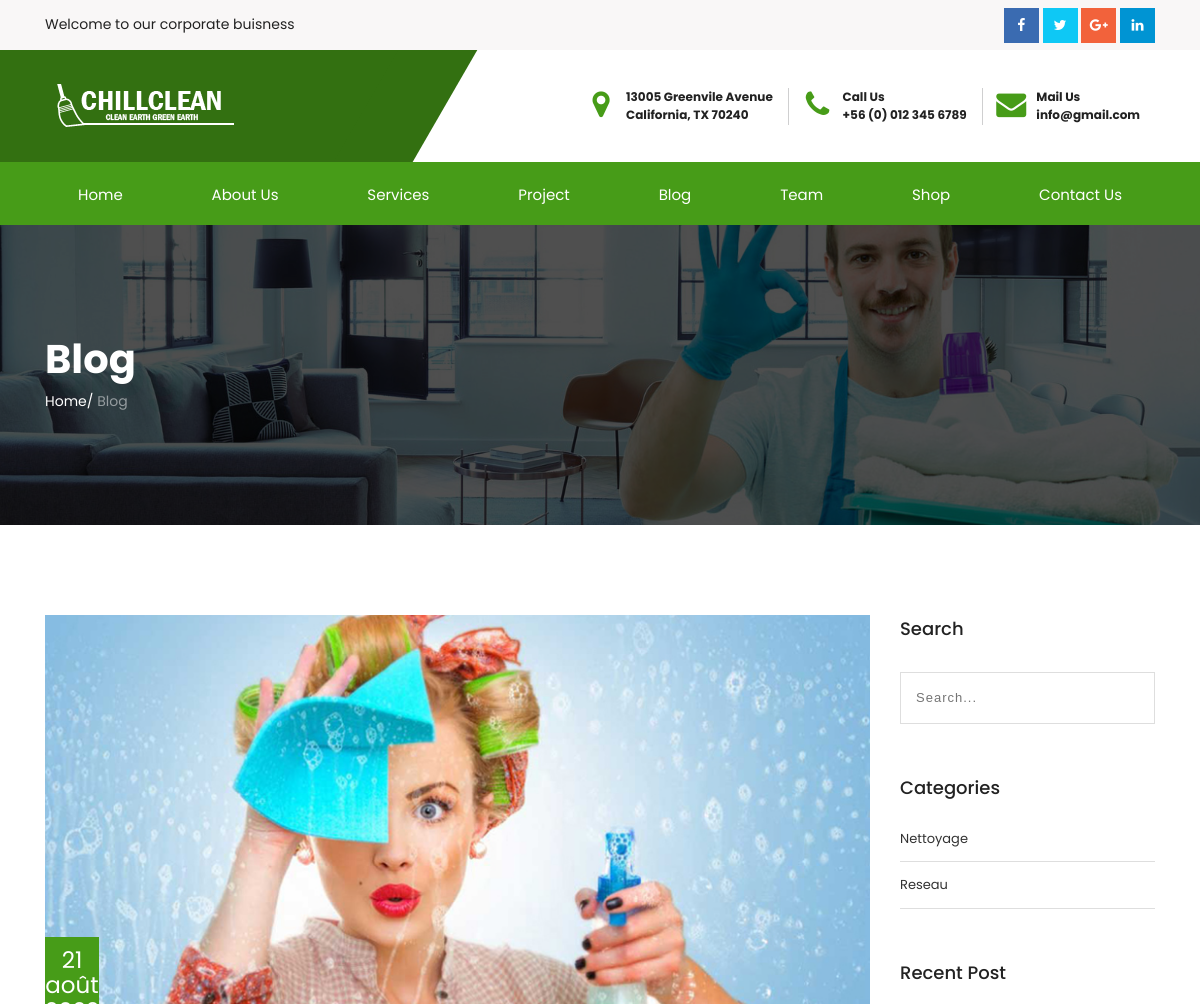
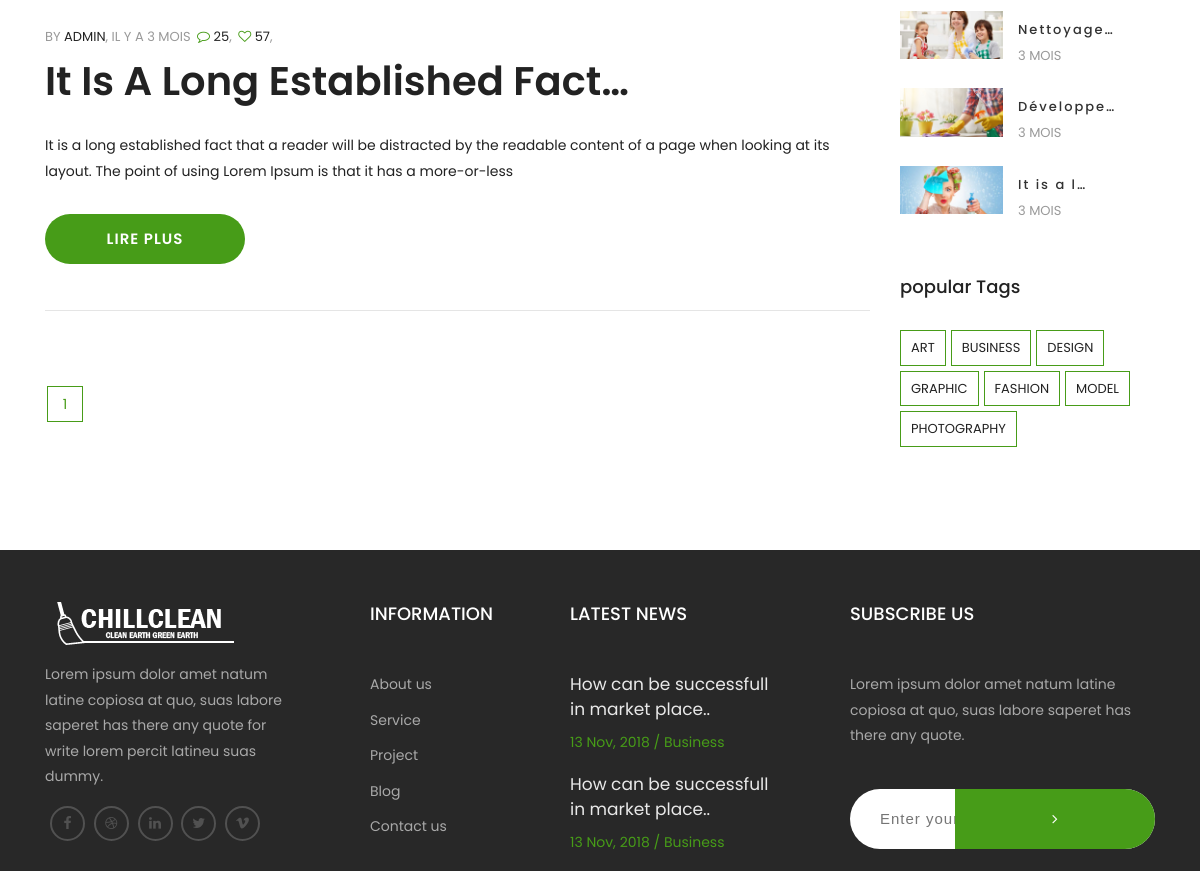
Screenshot of /blog/122ec649-400c-48f9-94a3-d66e5c66b34b/ with the database file from the repository (2 pictures, top to bottom).
### blog/models.py (models this page shows, shortened)
class Article(BaseModel):
    titre=models.CharField(max_length=100,verbose_name='Titre')
    slug=models.SlugField(max_length=200,verbose_name='Slug')
    resume=models.TextField(max_length=200,blank=True,null=True,verbose_name="Resume")
    description=QuillField(blank=True,null=True,max_length=200,verbose_name='Description')
    image=models.ImageField(upload_to='articles_images',blank=True,null=True,name="image",verbose_name='Image')
    auteur=models.ForeignKey(CustomUser,on_delete=models.SET_NULL,blank=True,null=True,verbose_name='Auteur',
                            related_name='fk_user')
    categorie=models.ForeignKey(ArticleCategorie,on_delete=models.SET_NULL,null=True,blank=True,related_name='fk_categorie',
                                verbose_name='Categorie')
    statut=models.BooleanField(default=False,verbose_name="Statut")
    class Meta:
        ordering=['-created']
        verbose_name="Article"

class ArticleCategorie(BaseModel):
    nom_categorie=models.CharField(max_length=100,verbose_name='Libelle')
    slug=models.SlugField(max_length=200,verbose_name='Slug')
    class Meta:
        verbose_name="Categorie des Articles"

### app_auth/models.py (models this page shows, shortened)
class CustomUser(AbstractUser):
    username = models.CharField(max_length=50, default='Anonymous', unique=True)
    email = models.EmailField(max_length=254, unique=True,blank=True,null=True)
    created_at = models.DateTimeField(auto_now_add=True)
    updated_at = models.DateTimeField(auto_now=True)
    is_admin = models.BooleanField(default=False)
    is_active = models.BooleanField(default=True)
    USERNAME_FIELD='username'
    objects= UserProfileManager()
    class Meta:
        verbose_name="Profil"
    def __str__(self) -> str:
        return self.username

### blog/views.py (the view)
# urls.py: path('<categorie>/',selection_article_categorie,name='selection_article_categorie'),
def selection_article_categorie(request,categorie:str):
    list_categorie=ArticleCategorie.objects.all()
    object_list=Article.objects.filter(statut=True).filter(categorie=categorie)
    paginator=Paginator(object_list,4)
    recent_articles=Article.objects.filter(statut=True).order_by('-updated')[:5]
    page=request.GET.get('page')
    try:
        liste_article=paginator.page(page)
    except PageNotAnInteger:
        liste_article=paginator.page(1)
    except EmptyPage:
        liste_article=paginator.page(paginator.num_pages)
    context={
            'articles':liste_article,
            'page':page,
            'categories':list_categorie,
            'recent_articles':recent_articles,
            }
    return render(request,'blog/selection_article_categorie.html',context)

### templates/blog/selection_article_categorie.html (shortened to what this page needs)
{% extends 'includes/_baseClient.html' %}
{% load static %}
{% block content %}
  <section class="inner-intro bg-img light-color overlay-before parallax-background">
    <div class="container">
        <div class="row title">
            <div class="title_row">
                <h1 data-title="Blog"><span>Blog</span></h1>
                <div class="page-breadcrumb">
                    <a>Home</a>/ <span>Blog</span>
                </div>
            </div>
        </div>
    </div>
</section>
{% if articles %}
<section class="padding ptb-xs-40">
<div class="container">
<div class="row">
<div class="col-lg-9">
  <div class="row">
    <div class="col-md-12 blog-post-hr">
      {% for article in articles %}
      <div class="blog-post mb-30">
        <div class="post-media"> <img src="{{article.image.url}}" alt="{{article.titre|truncatechars:30}}" /><span class="event-calender blog-date">{{article.updated|slice:2}}</span> </div>
        <div class="post-meta"> <span>by <a href="javascript:avoid(0);">{{article.auteur|upper}}</a>, il y a {{article.updated|timesince|truncatechars:30|lower}}</span><span> <a href="javascript:avoid(0);"><i class="fa fa-comment-o"></i> 25</a>,</span><span> <a href="javascript:avoid(0);"><i class="fa fa-heart-o"></i> 57</a>,</span>
        </div>
        <div class="post-header">
          <h2><a href="{% url 'detail_article' article.pk %}">{{article.titre|truncatechars:30}}</a></h2>
        </div>
        <div class="post-entry">
          <p>{{article.resume|truncatechars:200}}</p>
        </div>
        <div class="post-more-link pull-left"> <a href="{% url 'detail_article' article.pk %}" class="btn-text">Lire plus</a> </div>
      </div>
      <hr />
      {% endfor %}
    </div>
  </div>
  {% if articles|length %}
  {% include "includes/_pagination.html" with page=articles %}
  {% endif %}
</div>
<div class="col-lg-3 mt-sm-30 mt-xs-30">
  {% include 'includes/_rechercheArticle.html' %}
  {% include 'includes/_CategorieArticle.html' %}
  <div class="sidebar-widget">
    <h4>Recent Post</h4>
    <ul class="widget-post pt-15">
      {% for article in recent_articles %}
        <li> <a class="widget-post-media"> <img src="{{article.image.url}}" alt="{{article.titre|truncatechars:30}}"> </a>
          <div class="widget-post-info">
            <h6><a href="{% url 'detail_article' article.pk %}">{{article.titre|truncatechars:10}}</a></h6>
            <div class="post-meta"><span>{{article.updated|timesince|truncatechars:15}}</span></div>
          </div>
        </li>
      {% endfor %}
    </ul>
  </div>
  <div class="sidebar-widget mb-0">
    <h4>popular Tags</h4>
    <ul class="widget-tag pt-15">
      <li> <a>Art</a> </li>
      <li> <a>Business</a> </li>
      <li> <a>Design</a> </li>
      <li> <a>Graphic</a> </li>
      <li> <a>fashion</a> </li>
      <li> <a>Model</a> </li>
      <li> <a>Photography</a> </li>
    </ul>
  </div>
</div>
</div>
</div>
</section>
{% endif %}
{% endblock content %}

### templates/includes/_baseClient.html (shortened to what this page needs)
{% load static %}
<!DOCTYPE html>
<html lang="en">
<head>
		<link href="{% static 'assets-chillclean/css/bootstrap.min.css' %} " rel="stylesheet" type="text/css">
		<link href="{% static 'assets-chillclean/css/font-awesome.css' %} " rel="stylesheet" type="text/css">
		<link href="{% static 'assets-chillclean/css/ionicons.css' %} " rel="stylesheet" type="text/css">
		<link href="{% static 'assets-chillclean/css/jquery.fancybox.css' %} " rel="stylesheet" type="text/css">
		<link href="{% static 'assets-chillclean/css/settings.css' %} " type="text/css" rel="stylesheet" media="screen">
		<link href="{% static 'assets-chillclean/css/layers.css' %} " type="text/css" rel="stylesheet" media="screen">
		<link href="{% static 'assets-chillclean/css/layers.css' %} " type="text/css" rel="stylesheet" media="screen">
		<link href="{% static 'assets-chillclean/css/owl.carousel.css' %} " type="text/css" rel="stylesheet" media="screen">
		<link href="{% static 'assets-chillclean/css/style.css' %} " rel="stylesheet">
		<link href="{% static 'assets-chillclean/css/header.css' %} " rel="stylesheet" type="text/css" />
		<link href="{% static 'assets-chillclean/css/footer.css' %} " rel="stylesheet" type="text/css" />
		<link href="{% static 'assets-chillclean/css/index.css' %} " rel="stylesheet" type="text/css" />
		<link href="{% static 'assets-chillclean/css/theme-color/default.css' %} " rel="stylesheet" type="text/css" id="theme-color" />
	</head>
	<body>
		{% include 'includes/_header.html' %}
        {% block content %}
        {% endblock content %}
		{% include 'includes/_footer.html' %}
	</body>
</html>

### templates/includes/_header.html (shortened to what this page needs)
{% load static %}
		<header>
			<div class="top-part__block">
				<div class="container">
					<div class="row">
						<div class="col-sm-7">
							<p>
								Welcome to our corporate buisness
							</p>
						</div>
						<div class="col-sm-5">
							<div class="social-link__block text-right">
								<a href="#" class="facebook"> <i class="fa fa-facebook"></i> </a>
								<a href="#" class="twitter"> <i class="fa fa-twitter"></i> </a>
								<a href="#" class="google-plus"> <i class="fa fa-google-plus"></i> </a>
								<a href="#" class="linkedin"> <i class="fa fa-linkedin"></i> </a>
							</div>
						</div>
					</div>
				</div>
			</div>
			<div class="middel-part__block">
				<div class="container">
					<div class="row">
						<div class="col-lg-4 logo col-md-12 d-flex align-items-center">
							<a href="index-2.html"> <img src="{% static 'assets-chillclean/images/logo.png' %} " alt="Logo"> </a>
						</div>
						<div class="col-lg-8 col-md-12">
							<div class="top-info__block text-right">
								<ul>
									<li>
										<i class="fa fa-map-marker"></i>
										<p>
											13005 Greenvile Avenue
											<span> California, TX 70240</span>
										</p>
									</li>
									<li>
										<i class="fa fa-phone"></i>
										<p>
											Call Us
											<span> +56 (0) 012 345 6789</span>
										</p>
									</li>
									<li>
										<i class="fa fa-envelope" aria-hidden="true"></i>
										<p>
											Mail Us
											<span> <a href="mailto:info@gmail.com">info@gmail.com</a> </span>
										</p>
									</li>
								</ul>
							</div>
						</div>
					</div>
				</div>
			</div>
			<div class="main_nav stricky-header__top navbar-toggleable-md">
				{% include 'includes/_navbar.html' %}
			</div>
		</header>

### templates/includes/_navbar.html
<nav class="navbar navbar-default navbar-sticky bootsnav">
    <div class="container">
        <div class="collapse navbar-collapse" id="navbar-menu">
            <ul class="nav navbar-nav mobile-menu d-flex justify-content-between">
                <li>
                    <a href="{% url 'index' %} ">Home</a>
                </li>
                <li>
                    <a href="{% url 'about' %}">About us</a>
                </li>
                <li>
                    <a href="{% url 'services' %}">Services</a>
                </li>
                <li>
                    <a href="{% url 'projet' %}">Project</a>
                </li>
                <li>
                    <a href="{% url 'blog' %}">blog</a>
                </li>
                <li>
                    <a href="{% url 'team' %}">Team</a>
                </li>
                <li>
                    <a href="{% url 'shop' %}">Shop</a>
                </li>
                <li>
                    <a href="{% url 'contact' %}">Contact us</a>
                </li>
            </ul>
        </div>
    </div>
</nav>

### templates/includes/_pagination.html (shortened to what this page needs)
  <div class="pagination-nav text-left mt-30 mtb-xs-30">
    <ul>
    <li><a href="#">{{page.number}}</a></li>
    </ul>
  </div>

### templates/includes/_rechercheArticle.html (shortened to what this page needs)
<div class="sidebar-widget">
    <h4>Search</h4>
    <div class="widget-search pt-15">
        <form action="{% url 'search_article' %}">
            <input placeholder="Search..." class="form-full input-lg" type="text" name="article" id="wid-search">
            <input type="submit" value="" name="email" id="wid-s-sub">
        </form>
    </div>
  </div>

### templates/includes/_CategorieArticle.html
<div class="sidebar-widget">
    <h4>Categories</h4>
    <ul class="categories">
        {% for categorie in categories %}
      <li><a href="{% url 'selection_article_categorie' categorie.pk %}">{{categorie.nom_categorie}}</a></li>
      {% endfor %}
    </ul>
  </div>

### templates/includes/_footer.html (shortened to what this page needs)
{% load static %}
<footer class="footer pt-50">
    <div class="container">
        <div class="row">
            <div class="col-md-6 col-lg-3 footer_logo">
                <a href="index-2.html"><img src="{% static 'assets-web/images/footer_logo.png' %} " alt=""></a>
                <p>
                    Lorem ipsum dolor amet natum latine copiosa at quo, suas labore saperet has there any quote for write lorem percit latineu suas dummy.
                </p>
                <ul>
                    <li>
                        <a href="#"><i class="fa fa-facebook" aria-hidden="true"></i></a>
                    </li>
                    <li>
                        <a href="#"><i class="fa fa-dribbble" aria-hidden="true"></i></a>
                    </li>
                    <li>
                        <a href="#"><i class="fa fa-linkedin" aria-hidden="true"></i></a>
                    </li>
                    <li>
                        <a href="#"><i class="fa fa-twitter" aria-hidden="true"></i></a>
                    </li>
                    <li>
                        <a href="#"><i class="fa fa-vimeo" aria-hidden="true"></i></a>
                    </li>
                </ul>
            </div>
            <div class="col-md-6 col-lg-2 mt-xs-30 link_footer">
                <h4>Information</h4>
                <ul>
                    <li>
                        <a href="#">About us</a>
                    </li>
                    <li>
                        <a href="#">Service</a>
                    </li>
                    <li>
                        <a href="#">Project</a>
                    </li>
                    <li>
                        <a href="#">Blog</a>
                    </li>
                    <li>
                        <a href="#">Contact us</a>
                    </li>
                </ul>
            </div>
            <div class="col-md-6 col-lg-3 mt-sm-30 mt-xs-30 footer-latest-news">
                <h4>Latest News</h4>
                <div class="single-news">
                    <h5><a href="#">How can be successfull in market place..</a></h5>
                    <span>13 Nov, 2018  /  Business</span>
                </div>
                <div class="single-news">
                    <h5><a href="#">How can be successfull in market place..</a></h5>
                    <span>13 Nov, 2018  /  Business</span>
                </div>
            </div>
            <div class="col-md-6 col-lg-4 mt-sm-30 mt-xs-30 footer-subscribe">
                <h4>Subscribe Us</h4>
                <p>
                    Lorem ipsum dolor amet natum latine copiosa at quo, suas labore saperet has there any quote.
                </p>
                <form action="#">
                    <button class="btn-text">
                        <i class="fa fa-angle-right" aria-hidden="true"></i>
                    </button>
                </form>
            </div>
        </div>
    </div>
</footer>

### rows the page displays
Article: image (picture), updated "21 août…", auteur "ADMIN", updated "3 MOIS", titre "It Is A Long Established Fact…", resume "It is a long established fact that a reader will be distracted by the readable content of a page when looking at its layout. The point of using Lorem Ipsum is that it has a more-or-less", titre "It is a l…"
ArticleCategorie: nom_categorie "Nettoyage"
ArticleCategorie: nom_categorie "Reseau"
Article: image (picture), titre "Nettoyage…", updated "3 MOIS"
Article: image (picture), titre "Développe…", updated "3 MOIS"

### other values shown
{{ page.number }} "1"
